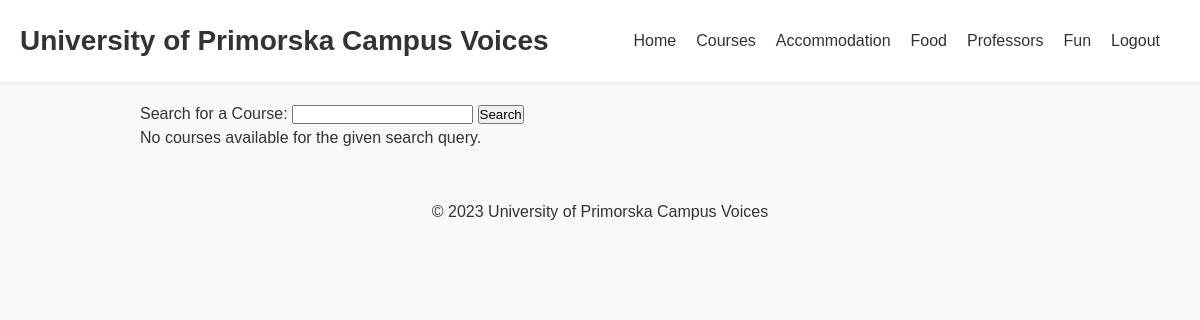
Before: /primorskaCourses.php with the older database file.
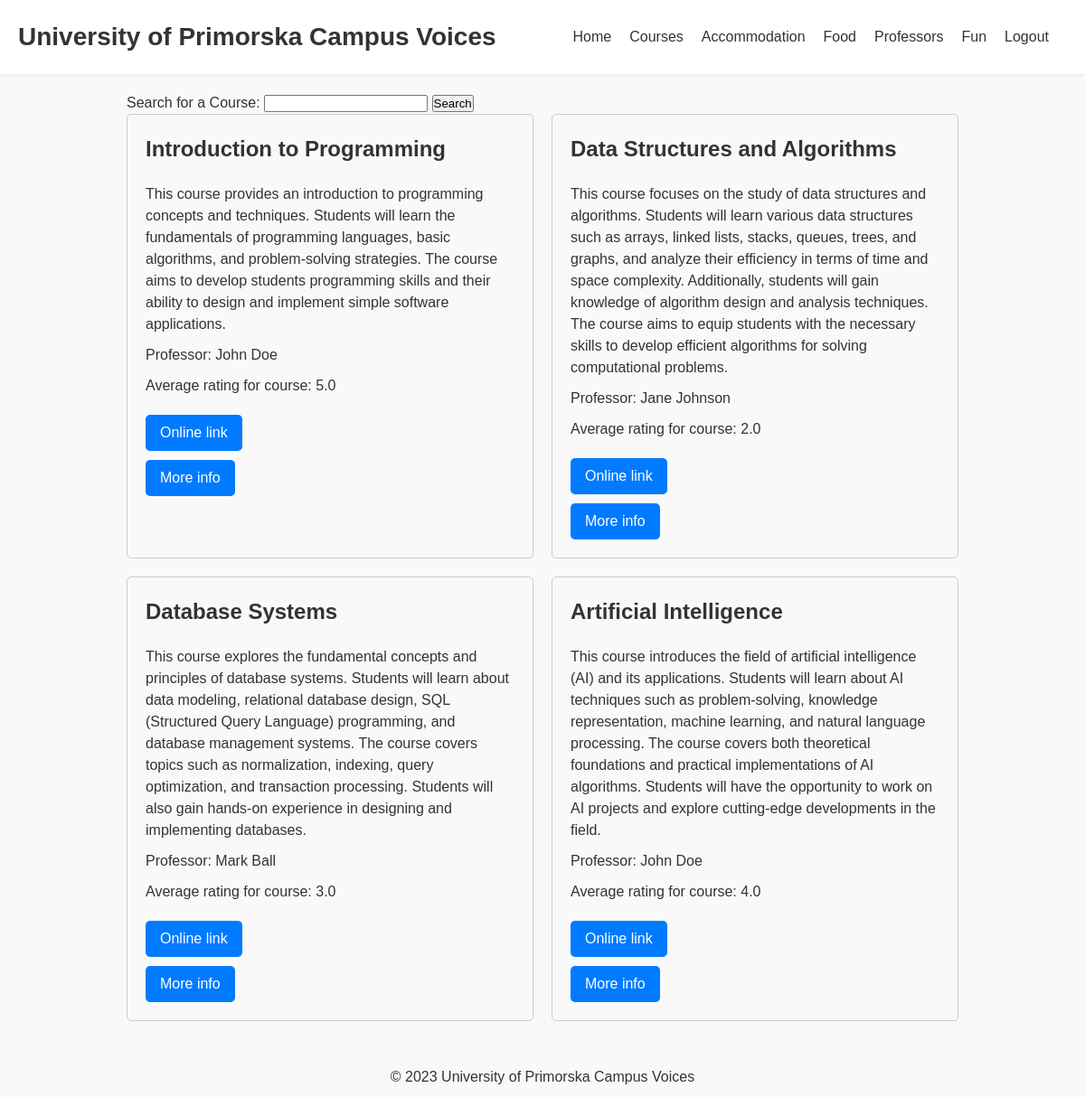
After: the same page with the newer database file.
### tables this page shows
CREATE TABLE `Courses` (
  `id` int(11) NOT NULL,
  `professor_id` int(11) NOT NULL,
  `description` varchar(1000) NOT NULL,
  `name` varchar(255) NOT NULL,
  `link` varchar(255) NOT NULL,
  `ects` int(11) NOT NULL DEFAULT 6,
  `semester` enum('Spring','Winter') NOT NULL
);

CREATE TABLE `Professor` (
  `id` int(11) NOT NULL,
  `name` varchar(20) NOT NULL,
  `surname` varchar(20) NOT NULL,
  `email` varchar(255) NOT NULL,
  `department` varchar(255) NOT NULL
);

### primorskaCourses.php (the view, shortened to what this page needs)
<?php
include "header.php";
?>
<!DOCTYPE html>
<html>
<head>
    <link rel="stylesheet" type="text/css" href="stylePrimorskaCourses.css">
    <link rel="stylesheet" type="text/css" href="header.css">
</head>
<body>
    <div class="container">
        <div class="search-form">
            <form method="get" action="primorskaCourses.php">
                <label for="search">Search for a Course:</label>
                <input type="text" id="search" name="search" required>
                <input type="submit" value="Search">
            </form>
        </div>
        <div class="courses">
            <?php
            include 'db_conn.php';
            $search = $_GET['search'] ?? '';
            $query = "SELECT Courses.*, Professor.name AS professor_name, Professor.surname AS professor_surname, AVG(CoursesReview.stars) AS average_rating
                      FROM Courses
                      JOIN Professor ON Courses.professor_id = Professor.id
                      LEFT JOIN CoursesReview ON Courses.id = CoursesReview.course_id
                      WHERE Courses.name LIKE '%$search%'
                      GROUP BY Courses.id";
            $result = mysqli_query($conn, $query);
            if (mysqli_num_rows($result) > 0) {
                while ($row = mysqli_fetch_assoc($result)) {
                    $id = $row['id'];
                    $name = $row['name'];
                    $description = $row['description'];
                    $link = $row['link'];
                    $professorName = $row['professor_name'];
                    $professorSurname = $row['professor_surname'];
                    $averageRating = $row['average_rating'];
                    echo '<div class="course">';
                    echo '<h2>' . $name . '</h2>';
                    echo '<p>' . $description . '</p>';
                    echo '<p>Professor: ' . $professorName . ' ' . $professorSurname . '</p>';
                    echo '<p>Average rating for course: ' . number_format($averageRating, 1) . '</p>';
                    echo '<a href="' . $link . '">Online link</a>';
                    echo '<br><a class="infoButton" href="currentCourse.php?id=' . $id . '">More info</a>';
                    echo '</div>';
                }
            } else {
                echo '<p>No courses available for the given search query.</p>';
            }
            ?>
        </div>
    </div>
    <footer>
        <p>&copy; 2023 University of Primorska Campus Voices</p>
    </footer>
</body>
</html>

### header.php (shortened to what this page needs)
<header>
        <h1>University of Primorska Campus Voices</h1>
        <nav>
            <ul>
                <li><a href="primorskaHome.php">Home</a></li>
                <li><a href="primorskaCourses.php">Courses</a></li>
                <li><a href="primorskaAccommodation.php">Accommodation</a></li>
                <li><a href="primorskaFood.php">Food</a></li>
                <li><a href="primorskaProfessors.php">Professors</a></li>
                <li><a href="primorskaFun.php">Fun</a></li>
                <li><a href="logout.php">Logout</a></li>
            </ul>
        </nav>
</header>

### stylePrimorskaCourses.css (style rules this page uses)
body { font-family: Arial, sans-serif; margin: 0; padding: 0; }
.container { width: 80%; margin: 0 auto; padding: 20px; }
h1 { text-align: center; }
.courses { display: grid; grid-template-columns: repeat(auto-fit, minmax(300px, 1fr)); grid-gap: 20px; }
.course { border: 1px solid #ccc; border-radius: 5px; padding: 20px; background-color: #f9f9f9; }
.course h2 { margin-top: 0; }
.course p { margin: 10px 0; }
.course a { display: inline-block; margin-top: 10px; padding: 8px 16px; text-decoration: none; background-color: #007bff; color: #fff; border-radius: 5px; transition: background-color 0.3s; }
footer { text-align: center; margin-top: 20px; padding: 10px; background-color: #f9f9f9; }

### header.css (style rules this page uses)
header { background-color: #fff; padding: 20px; box-shadow: 0px 0px 5px 0px rgba(0, 0, 0, 0.1); display: flex; justify-content: space-between; align-items: center; }
header h1 { font-size: 28px; font-weight: bold; color: #333; }
nav ul { list-style: none; display: flex; }
nav ul li { margin-right: 20px; }
nav ul li a { text-decoration: none; color: #333; transition: color 0.3s ease-in-out; }
h2 { font-size: 24px; margin-bottom: 20px; color: #333; }
body { font-family: Arial, sans-serif; font-size: 16px; line-height: 1.5; background-color: #f9f9f9; color: #333; }
* { box-sizing: border-box; margin: 0; padding: 0; }

Changed rows visible on the page:
added courses: name "Introduction to Programming", description "This course provides an introduction to programming concepts and techniques. Students will learn the fundamentals of programming languages, basic algorithms, and problem-solving strategies. The course aims to develop students programming skills and their ability to design and implement simple software applications.", professor.name "John", professor.surname "Doe", averageRating "5.0"
added courses: name "Data Structures and Algorithms", description "This course focuses on the study of data structures and algorithms. Students will learn various data structures such as arrays, linked lists, stacks, queues, trees, and graphs, and analyze their efficiency in terms of time and space complexity. Additionally, students will gain knowledge of algorithm design and analysis techniques. The course aims to equip students with the necessary skills to develop efficient algorithms for solving computational problems.", professor.name "Jane", professor.surname "Johnson", averageRating "2.0"
added courses: name "Database Systems", description "This course explores the fundamental concepts and principles of database systems. Students will learn about data modeling, relational database design, SQL (Structured Query Language) programming, and database management systems. The course covers topics such as normalization, indexing, query optimization, and transaction processing. Students will also gain hands-on experience in designing and implementing databases.", professor.name "Mark", professor.surname "Ball", averageRating "3.0"
added courses: name "Artificial Intelligence", description "This course introduces the field of artificial intelligence (AI) and its applications. Students will learn about AI techniques such as problem-solving, knowledge representation, machine learning, and natural language processing. The course covers both theoretical foundations and practical implementations of AI algorithms. Students will have the opportunity to work on AI projects and explore cutting-edge developments in the field.", professor.name "John", professor.surname "Doe", averageRating "4.0"
Other visible differences:
text no longer shown: "No courses available for the given search query."
